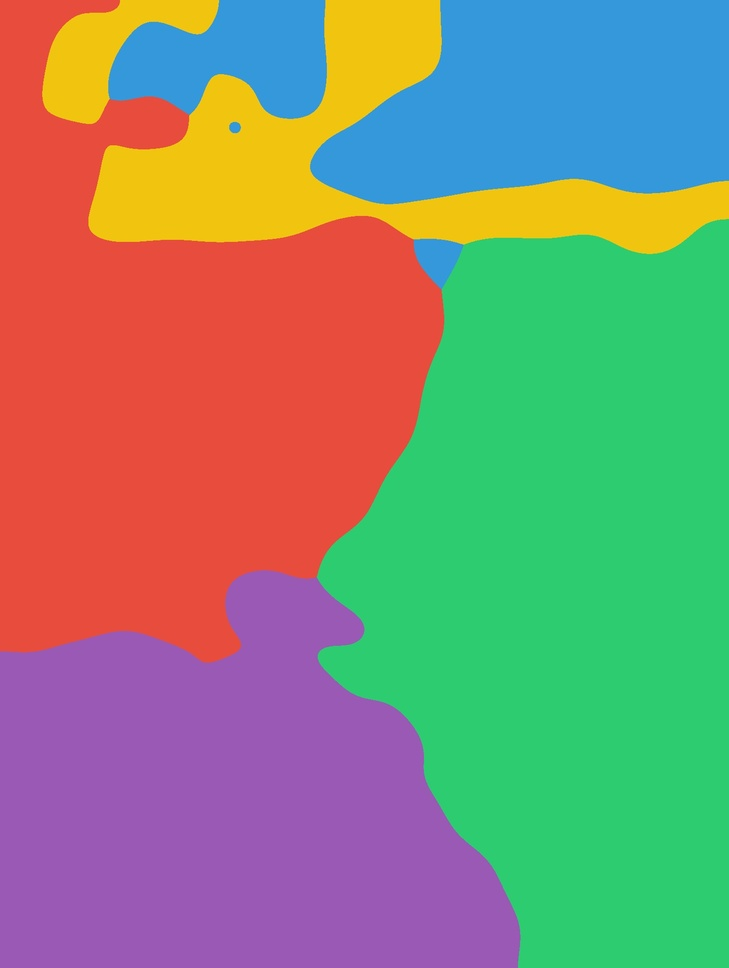
#> input picture example1/iteration_6/a_segments.jpg, 729 x 968 px, shrunk from 1434 x 1905 before the run
$ python -i object_separation.py   (imports and definitions only)
#> lines starting #> are read from the running program, lines starting #| are printed output that depends on the picture
"""
object_separation.py — iteration 6
------------------------------------
Key insight: one-hot encode cluster labels before blurring.

Previous approach blurred float weight maps — the blur radius was limited
because small K-means patches got washed out entirely.

New approach:
  1. One-hot encode: pixel in cluster i → vector [0,...,1,...,0] of length K
  2. Apply a very wide Gaussian blur to EACH channel independently
     The blurred value at pixel (x,y) for channel i now means:
     "what fraction of pixels within blur_radius of (x,y) belong to cluster i?"
  3. argmax across channels → new label map
     Each pixel is assigned to whichever cluster DOMINATES ITS NEIGHBORHOOD
     not just which cluster it originally belonged to

This is neighborhood-consensus voting. With a large blur (e.g. 301px),
a pixel only keeps its cluster if that cluster wins a 300px radius majority vote.
Isolated specks and thin tendrils disappear. Large solid regions survive and expand.
Boundaries fall naturally where two clusters have equal neighborhood density.

Result: clean organic blob shapes with smooth curved edges, then hard filters
applied to those clean shapes — no soft blending needed.
"""

import numpy as np
import cv2
from scipy.ndimage import median_filter, uniform_filter

DIR_IN  = "C:/Users/coles/Desktop/editor"
DIR_OUT = "C:/Users/coles/Desktop/editor/iteration_6"

K           = 5
SPATIAL_W   = 0.35
TEXTURE_W   = 0.8
TEXTURE_WIN = 21
BILATERAL_D = 15
BILATERAL_SC = 40
BILATERAL_SS = 40
LABEL_MED   = 21
ONEHOT_BLUR = 301   # wide neighborhood consensus radius

# ── I/O ───────────────────────────────────────────────────────────────────────

def load(name):
    img = cv2.imread(f"{DIR_IN}/{name}.jpg")
    return cv2.cvtColor(img, cv2.COLOR_BGR2RGB)

# [4 lines left out: function save, not called in this run]

# ── features (same as iterations 4 & 5) ──────────────────────────────────────

def chromaticity(img):
    f = img.astype(np.float32)
    total = f[...,0] + f[...,1] + f[...,2] + 1e-6
    return f[...,0]/total, f[...,1]/total

def local_texture(img):
    gray = np.mean(img.astype(np.float32)/255.0, axis=2)
    mean    = uniform_filter(gray,    size=TEXTURE_WIN)
    mean_sq = uniform_filter(gray**2, size=TEXTURE_WIN)
    std = np.sqrt(np.maximum(mean_sq - mean**2, 0))
    mx = std.max()
    return (std/mx if mx > 0 else std) * TEXTURE_W

def build_features(img):
    h, w = img.shape[:2]
    smooth = cv2.bilateralFilter(img, BILATERAL_D, BILATERAL_SC, BILATERAL_SS)
    r_c, g_c = chromaticity(smooth)
    tex      = local_texture(smooth)
    ys, xs   = np.mgrid[0:h, 0:w]
    xn = xs.astype(np.float32) / (w-1) * SPATIAL_W
    yn = ys.astype(np.float32) / (h-1) * SPATIAL_W
    return np.stack([r_c, g_c, tex, xn, yn], axis=2).reshape(-1,5).astype(np.float32)

def segment_raw(img):
    """K-means → raw label map with median cleanup."""
    h, w  = img.shape[:2]
    feats = build_features(img)
    criteria = (cv2.TERM_CRITERIA_EPS + cv2.TERM_CRITERIA_MAX_ITER, 80, 0.01)
    _, labels_flat, _ = cv2.kmeans(feats, K, None, criteria, 12, cv2.KMEANS_PP_CENTERS)
    labels = median_filter(labels_flat.reshape(h, w), size=LABEL_MED)
    return labels

# ── one-hot blur → argmax label smoothing ────────────────────────────────────

# [21 lines left out: function smooth_labels_onehot, not called in this run]

# ── visualization ─────────────────────────────────────────────────────────────

PALETTE = np.array([
    [231,  76,  60],
    [ 52, 152, 219],
    [ 46, 204, 113],
    [241, 196,  15],
    [155,  89, 182],
], dtype=np.uint8)

# [5 lines left out: function colorize, not called in this run]

# ── per-cluster filters ───────────────────────────────────────────────────────

def bw(r):
    g = np.mean(r, axis=2, keepdims=True).astype(np.uint8)
    return np.repeat(g, 3, axis=2)

# [24 lines left out: functions sepia, saturate, cool, warm, not called in this run]

FILTERS = [bw, sepia, saturate, cool, warm]

# [7 lines left out: function apply_filters_hard, not called in this run]

# ── main ──────────────────────────────────────────────────────────────────────

# [9 lines not run here, left out]

>>> import cv2
>>> picture = cv2.imread('a_segments.jpg')
#> picture is the input picture: shape (968, 729, 3); mean B, G, R 117.8, 140.6, 134.3
>>> result = segment_raw(picture)
#> in build_features, `r_c, g_c = chromaticity(smooth)`:
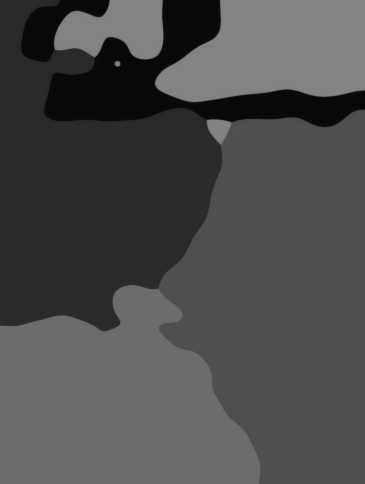
#> r_c: shape (968, 729) float32 (shown at 1/2 size); min 0.0331, max 0.518, mean 0.298
#> in build_features, `r_c, g_c = chromaticity(smooth)`:
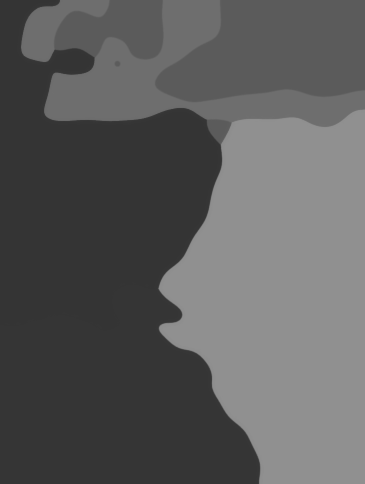
#> g_c: shape (968, 729) float32 (shown at 1/2 size); min 0.205, max 0.567, mean 0.363
#> in local_texture, `gray = np.mean(img.astype(np.float32)/255.0, axis=2)`:
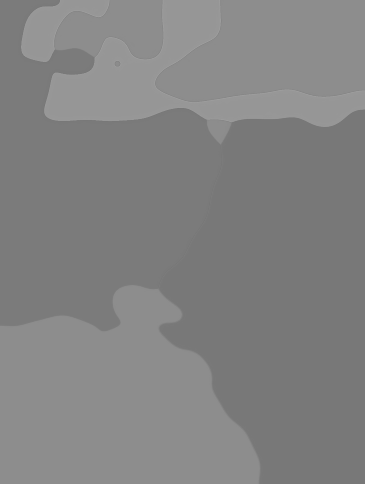
#> gray: shape (968, 729) float32 (shown at 1/2 size); min 0.451, max 0.655, mean 0.513
#> in local_texture, `mean_sq = uniform_filter(gray**2, size=TEXTURE_WIN)`:
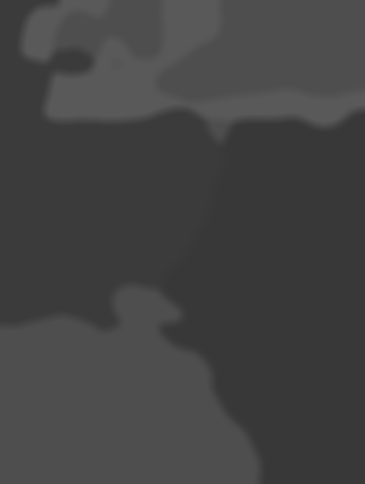
#> mean_sq: shape (968, 729) float32 (shown at 1/2 size); min 0.222, max 0.353, mean 0.265
#> in local_texture, `std = np.sqrt(np.maximum(mean_sq - mean**2, 0))`:
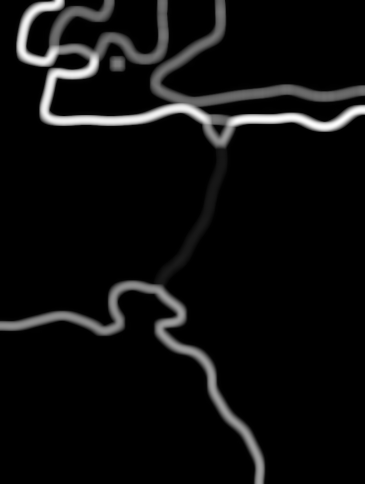
#> std: shape (968, 729) float32 (shown at 1/2 size); min 0, max 0.06, mean 0.00335; drawn with min black and max white
#> in local_texture, `mx = std.max()`: mx = 0.06
#> in segment_raw, `labels = median_filter(labels_flat.reshape(h, w), size=LABEL_MED)`:
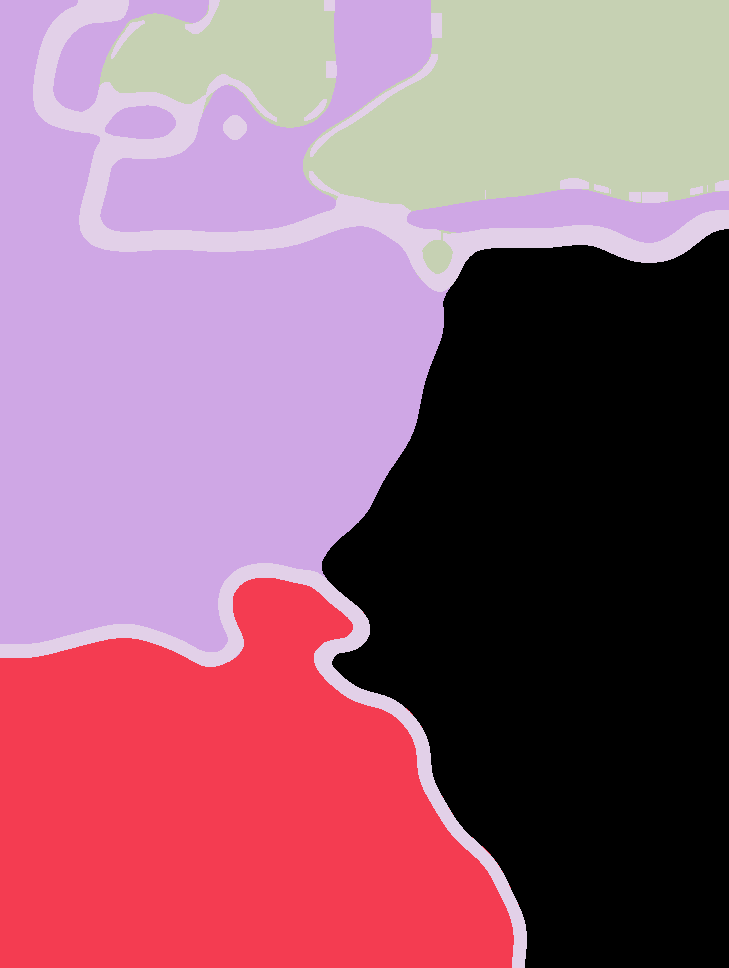
#> labels: shape (968, 729) int32; 5 distinct labels, from 0 to 4; one colour per label, 0 black
